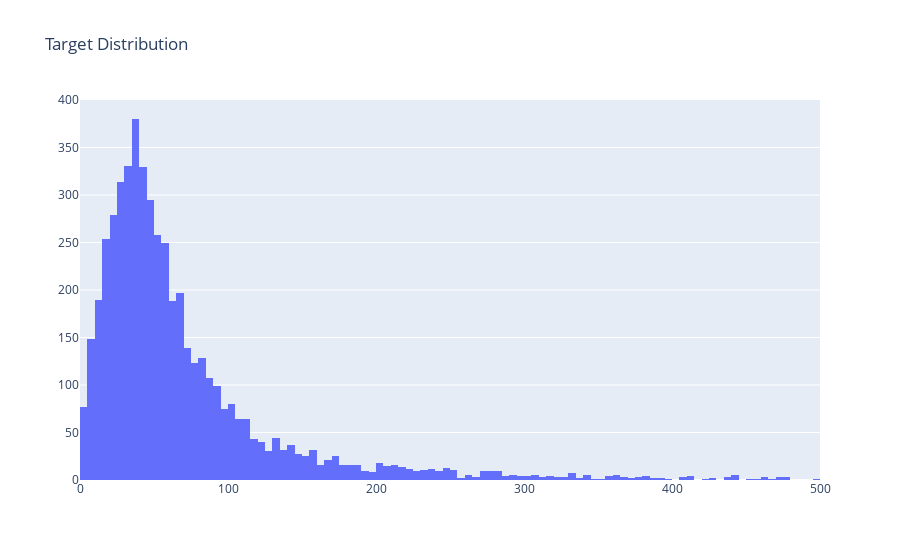

Write notebook code for a chart like this one.
### Markdown cell above
# 2
Plot the distribution of the soc_stock_t_ha variable and determine the covariates with the
highest correlation with this variable.

### Code cell
target = 'soc_stock_t_ha'

fig = go.Figure(data=go.Histogram(
    x=df[target]
))
fig.update_layout(title='Target Distribution')
fig.write_html(str(output_folder / 'target.html'), include_plotlyjs=False, full_html=False)
fig.show()

print(f'mean: {df[target].mean()}, std: {df[target].std()}')

### Figure 1 — Plotly figure (JSON) as saved in the notebook; plotly's stock layout.template omitted (floating-point values rounded to 4 significant figures; data arrays with more than 128 entries replaced by an {"elided": "..."} marker saying what was removed)
{"data": [{"type": "histogram", "x": {"elided": "5091 float values"}}], "layout": {"title": {"text": "Target Distribution"}}}
